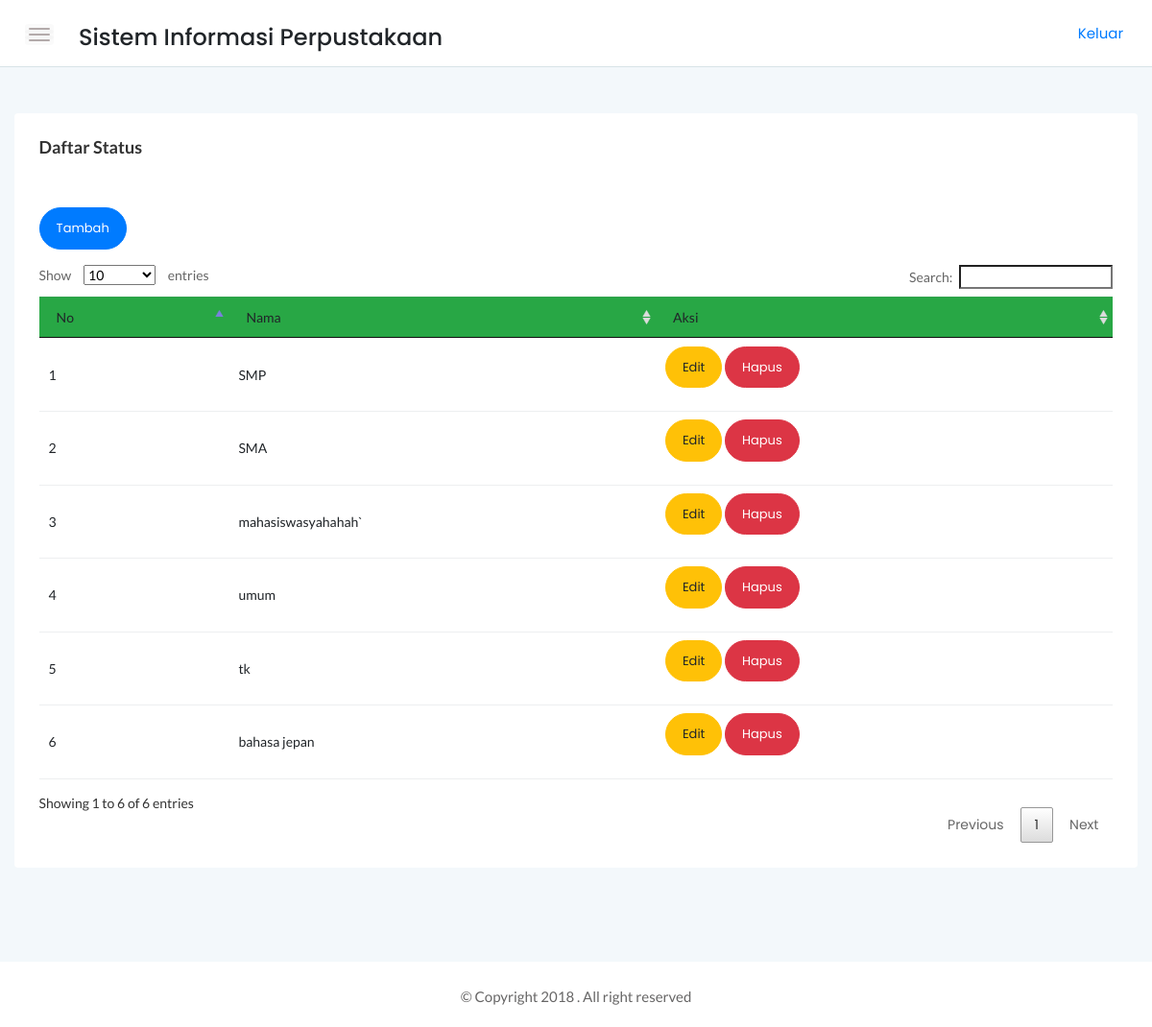
Screenshot of /srtdash/app/status/status.php (signed in) with the database file from the repository.
### tables this page shows
CREATE TABLE `status` (
  `id_status` int(11) NOT NULL,
  `status` varchar(25) NOT NULL
);

### srtdash/function/functions.php (called while the page is built, shortened)
<?php
$link = mysqli_connect("localhost","root","", "perpustakaan");
function tampil($query){
global $link;
$result = mysqli_query($link,$query);
while ($row = mysqli_fetch_assoc($result)){
    $rows[] = $row;
}
return $rows;
}
?>

### srtdash/app/status/status.php (the view, shortened to what this page needs)
<?php
require '../../function/functions.php';
$tampil = tampil("SELECT * FROM status");
?>
<!DOCTYPE html>
<html>
    <head>
        <link rel="stylesheet" href="../../assets/css/bootstrap.min.css">
        <link rel="stylesheet" href="../../assets/css/font-awesome.min.css">
        <link rel="stylesheet" href="../../assets/css/themify-icons.css">
        <link rel="stylesheet" href="../../assets/css/metisMenu.css">
        <link rel="stylesheet" href="../../assets/css/owl.carousel.min.css">
        <link rel="stylesheet" href="../../assets/css/slicknav.min.css">
        <link rel="stylesheet" href="../../assets/css/typography.css">
        <link rel="stylesheet" href="../../assets/css/default-css.css">
        <link rel="stylesheet" href="../../assets/css/styles.css">
        <link rel="stylesheet" href="../../assets/css/responsive.css">
        <link rel="stylesheet" href="../../assets/datatabel/DataTables-1.10.18/css/jquery.dataTables.css">
        <link rel="stylesheet" href="../../assets/datatabel/DataTables-1.10.18/css/dataTables.bootstrap.css">
    </head>
    <body>
    <div class="page-container">
        <div class="main-content">
            <div class="header-area">
                <div class="row align-items-center">
                    <div class="col-md-6 col-sm-8 clearfix">
                        <div class="nav-btn pull-left">
                            <span></span>
                            <span></span>
                            <span></span>
                        </div>
                        <div class="nav-btn pull-left">
                            <h4>Sistem Informasi Perpustakaan</h4>
                        </div>
                    </div>
                    <div class="col-md-6 col-sm-4 clearfix">
                            <ul class="notification-area pull-right">
                                <p><a href="../logout/logout.php">Keluar</a></p>
                            </ul>
                        </div>
                </div>
            </div>
            <div class="main-content-inner">
                <div class="sales-report-area mt-5 mb-5">
                   <div class="card">
                   <div class="card-body">
                        <h4 class="header-title mb-0">Daftar Status</h4>
                   </div>
                            <div class="card-body">
                                <a class="btn btn-rounded btn-primary mb-3" href="tambah.php">Tambah</a>
                <table id="myTable" width="100%">
                <thead class="bg-success">
            <tr>
                <td>No</td>
                <td>Nama</td>
                <td>Aksi</td>
            </tr>
            </thead>
            <tbody>
            <?php
            $no =1;
            foreach ($tampil as $row) :
            ?>
            <tr>
                <td><?= $no++ ?></td>
                <td><?= $row['status'];?></td>
                <td>
                    <a class="btn btn-rounded btn-warning mb-3" href="edit.php?id=<?=$row['id_status']; ?>">Edit</a>
                    <a class="btn btn-rounded btn-danger mb-3" href="hapus.php?id=<?=$row['id_status']; ?>" onclick="return confirm('Apakah Yakin Dihapus?')">Hapus</a>
                </td>
            </tr>
            <?php
            endforeach;
            ?>
            </tbody>
        </table>
    </div>
                     </div>
                </div>
            </div>
        </div>
        <footer>
            <div class="footer-area">
                <p>© Copyright 2018 . All right reserved</p>
            </div>
        </footer>
    </div>
</body>
</html>

### srtdash/assets/css/typography.css (style rules this page uses)
body { font-size: 14px; font-family: 'Lato', sans-serif; }
h1, h2, h3, h4, h5, h6 { margin: 0; font-family: 'Poppins', sans-serif; }
p { font-family: 'Lato', sans-serif; font-size: 15px; line-height: 26px; color: #444; margin-bottom: 0; }
a, a:visited { text-decoration: none; transition: all 0.3s ease-in-out; -webkit-transition: all 0.3s ease-in-out; -moz-transition: all 0.3s ease-in-out; -o-transition: all 0.3s ease-in-out; outline: 0; font-family: 'Poppins', sans-serif; }
p a, p a:visited { line-height: inherit; outline: 0; }
ul, ol { margin-bottom: 0px; margin-top: 0px; padding: 0; }
ul { margin: 0; list-style-type: none; }

### srtdash/assets/css/default-css.css (style rules this page uses)
* { margin: 0; padding: 0; box-sizing: border-box; }
*, *:before, *:after { -moz-box-sizing: border-box; -webkit-box-sizing: border-box; box-sizing: border-box; }
html { -webkit-font-smoothing: antialiased; }
body { background: #fff; font-weight: normal; -webkit-font-smoothing: antialiased; -webkit-text-size-adjust: 100%; }
:root { --primary-color: #4336FB; }

### srtdash/assets/css/styles.css (style rules this page uses)
.page-container { width: 100%; height: 100%; min-height: 100vh; padding-left: 280px; -webkit-transition: padding-left 0.3s ease 0s; transition: padding-left 0.3s ease 0s; }
.card { border: none; border-radius: 4px; background-color: #fff; -webkit-transition: all 0.3s ease 0s; transition: all 0.3s ease 0s; }
.card-body { padding: 25.6px; padding: 1.6rem; }
.main-content { width: 100%; background: #F3F8FB; }
.main-content-inner { padding: 0 30px 50px; }
.header-area { padding: 15px 30px; background: #fff; border-bottom: 1px solid #d8e3e7; }
.nav-btn { margin-right: 30px; margin-top: 10px; cursor: pointer; }
.nav-btn span { display: block; width: 22px; height: 2px; background: #b3aaaa; margin: 4px 0; border-radius: 15px; -webkit-transition: all 0.3s ease 0s; transition: all 0.3s ease 0s; box-shadow: 0 0 0 4px rgba(99, 96, 96, 0.03); }
.notification-area { -webkit-user-select: none; -moz-user-select: none; -ms-user-select: none; user-select: none; position: relative; z-index: 1; }
.header-title { font-family: 'Lato', sans-serif; font-size: 18px; font-weight: 600; letter-spacing: 0; color: #333; text-transform: capitalize; margin-bottom: 17px; }
.footer-area { text-align: center; padding: 23px 0 19px; background: #fff; }
.footer-area p { color: #676666; margin-bottom: 0; }
.btn { padding: 11px 17px; font-size: 13px; letter-spacing: 0; }
.btn-rounded { border-radius: 50px; }
table tr th, table tr td { border-top: 1px solid rgba(120, 130, 140, 0.13) !important; }
table.dataTable.no-footer { border-bottom: 1px solid rgba(120, 130, 140, 0.13) !important; }
table.dataTable thead th, table.dataTable thead td { border-bottom-color: transparent; }

### srtdash/assets/css/responsive.css (style rules this page uses)
@media (min-width: 1200px) and (max-width: 1364px) { .main-content-inner { padding: 0 15px 50px; } }
@media (min-width: 1200px) and (max-width: 1364px) { .page-container, .sbar_collapsed.page-container { padding-left: 0; } }

### rows the page displays
status: status "SMP"
status: status "SMA"
status: status "mahasiswasyahahah`"
status: status "umum"
status: status "tk"
status: status "bahasa jepan"
